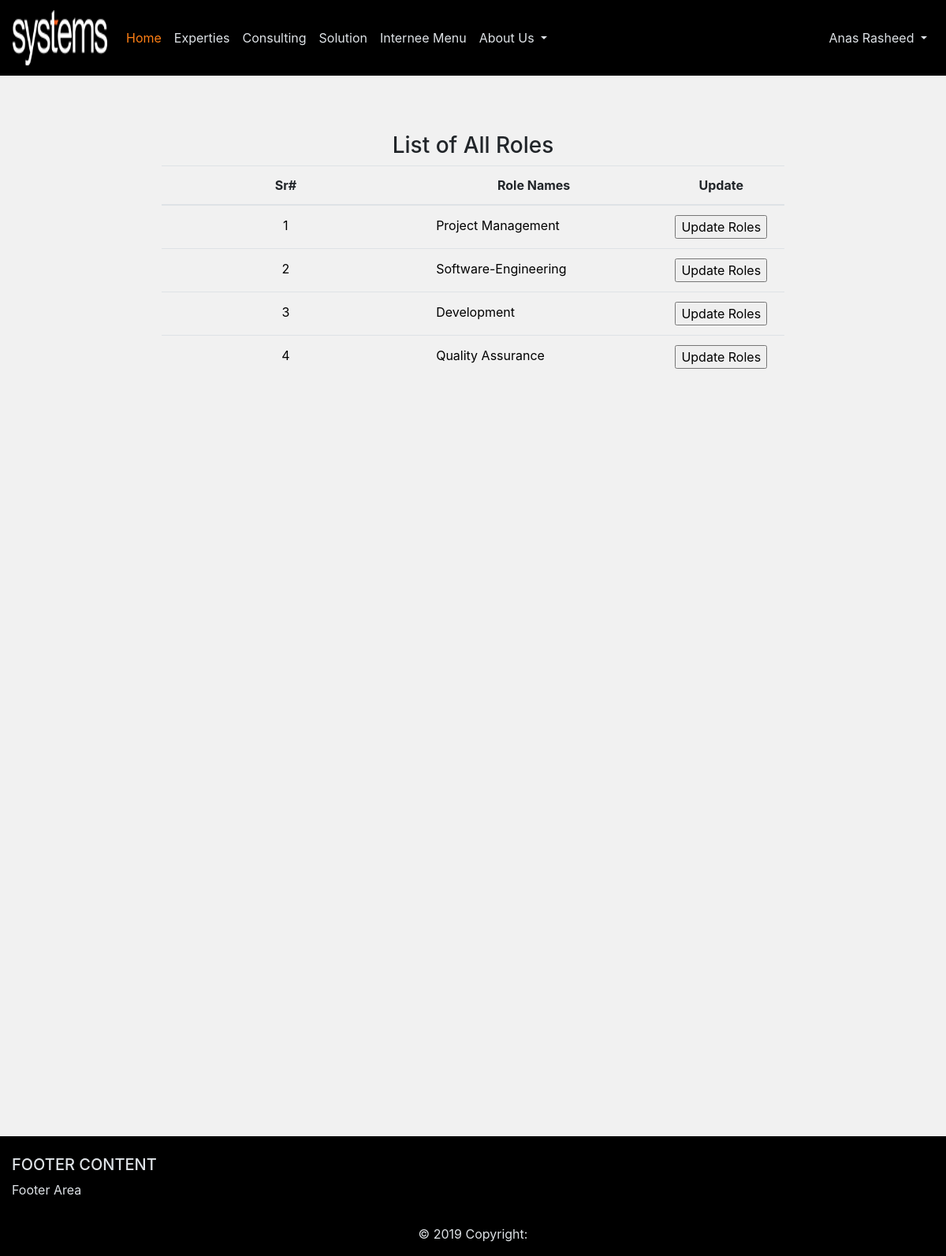
The app's page /Systems/view-roles.php (signed in) with its own data.
### tables this page shows
CREATE TABLE `roles` (
  `role_id` int(11) NOT NULL,
  `role_name` varchar(40) NOT NULL
);

### Systems/view-roles.php (the view, shortened to what this page needs)
<?php
include('config/header.php');
?>
<br/>
<br/>
<br/>
<h3 class="h3 text-center" >List of All Roles</h3>
<div class="auth-wrapper no-block justify-content-center align-items-center">
	<div class="row">
		<div class="col-2"></div>
<div class="col-8">
<table class="table text-center table-hover">
  <thead>
    <tr>
      <th scope="col">Sr#</th>
      <th scope="col">Role Names</th>
      <th scope="col">Update</th>
    </tr>
  </thead>
  <tbody>
  	<?php
$query="select * from `roles`";
$sql=mysqli_query($connect, $query);
$rows=mysqli_num_rows($sql);
if($rows>1){
	while($row=mysqli_fetch_assoc($sql)){
		$role_name=$row['role_name'];
    $id=$row['role_id'];
?>
    <tr>
      <form method="Post">
      <td><input type="text" class="text-center" name="rid" id="rid" readonly value="<?php echo $id;?>"></td>
      <td><input type="text" name="role_name" id="role" value='<?php echo $role_name;?>' ></td>
      <td><input type="submit" name="update" value="Update Roles"></td>
         </form>
      </tr>
  <?php	}
}
?>
  </tbody>
</table>
</div>
<div class="col-2"></div>
</div>
</div>
<br/>
<br/>
<br/>
<br/>
<br/>
<br/>
<br/>
<br/>
<br/>
<br/>
<br/>
<br/>
<br/>
<br/>
<br/>
<br/>
<br/>
<br/>
<?php
include('config/footer.php');
 ?>

### Systems/css/style.css (style rules this page uses)
.auth-wrapper { min-height: 100vh; position: relative; }

### Systems/view-roles.php (style rules this page uses)
body { background-color: #f1f1f1; }
#rid { border: none; border-color: transparent; background-color: #f1f1f1; outline: none !important; }
#role { border: none; border-color: transparent; background-color: #f1f1f1; outline: none !important; }

### records on screen
roles: rid "1", role_name "Project Management"
roles: rid "2", role_name "Software-Engineering"
roles: rid "3", role_name "Development"
roles: rid "4", role_name "Quality Assurance"

### other values on screen
$fname "Anas"
$lname "Rasheed"
